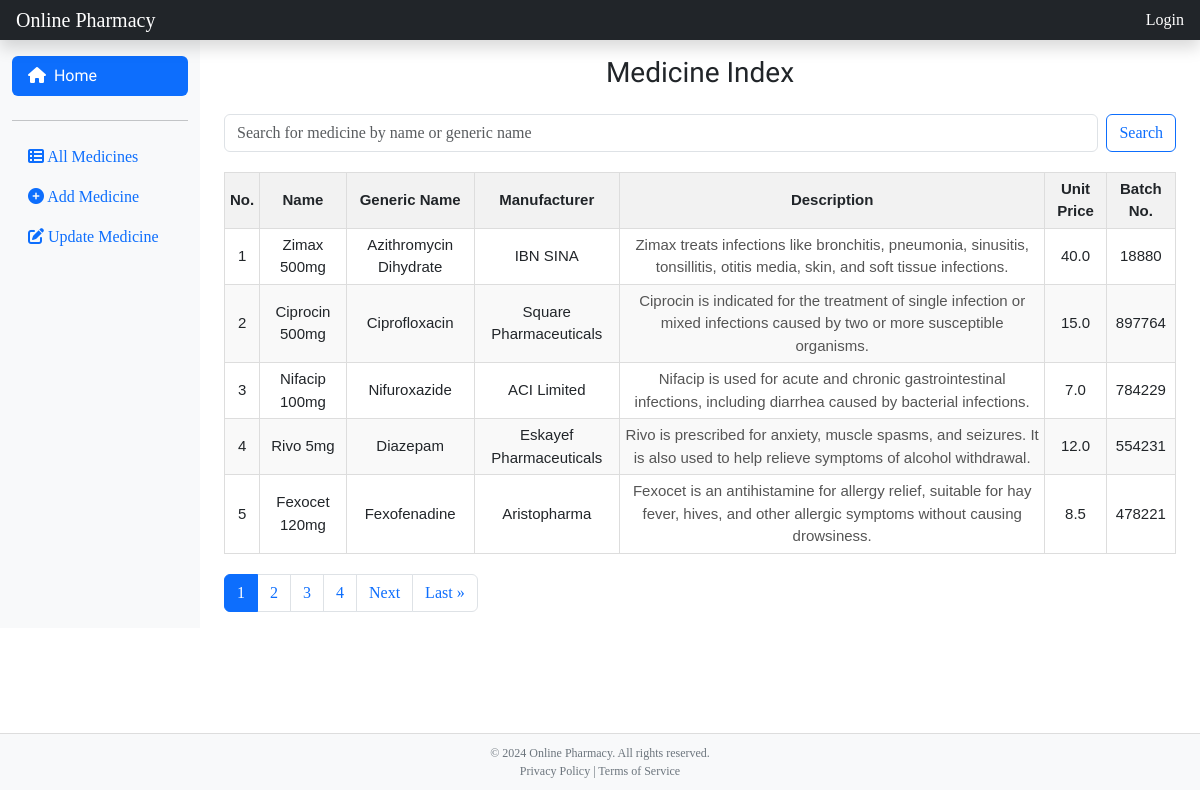
The page / on the database its author committed.
### medicine/models.py (models this page shows, shortened)
class Medicine(models.Model):
    name = models.CharField(max_length=100)
    generic_name = models.CharField(max_length=100)
    manufacturer = models.CharField(max_length=100)
    description = models.TextField()
    price = models.FloatField()
    batch_number = models.IntegerField()

### medicine/views.py (the view)
# urls.py: path('', IndexView.as_view(), name='index'),
class IndexView(View):
    def get(self, request):
        medicines = Medicine.objects.all()
        paginator = Paginator(medicines, 5)  # Show 5 medicines per page.
        user = request.user
        page_number = request.GET.get("page")
        page_obj = paginator.get_page(page_number)
        context = {
            'page_obj': page_obj,
            'user': user,
                   }
        return render(request, 'index.html', context)

### templates/index.html (shortened to what this page needs)
{% extends 'base.html' %}
{% load static %}
{% block content %}
    <main class="col-md-9 ms-sm-auto col-lg-10 px-md-4">
        <div class="pt-3">
            <h3 class="text-center mb-4">Medicine Index</h3>
            <div class="mb-3">
        <form class="d-flex" role="search" action="{% url 'search' %}" method="GET">
            <input class="form-control me-2" type="search" name="q" placeholder="Search for medicine by name or generic name" aria-label="Search">
            <button class="btn btn-outline-primary" type="submit">Search</button>
        </form>
            </div>
    <table>
        <thead>
            <tr>
                <th>No.</th>
                <th>Name</th>
                <th>Generic Name</th>
                <th>Manufacturer</th>
                <th>Description</th>
                <th>Unit Price</th>
                <th>Batch No.</th>
            </tr>
        </thead>
        <tbody>
            {% for medicine in page_obj %}
            <tr>
                <td>{{ forloop.counter }}</td>
                <td>{{ medicine.name }}</td>
                <td>{{ medicine.generic_name }}</td>
                <td>{{ medicine.manufacturer }}</td>
                <td><small>{{ medicine.description }}</small></td>
                <td>{{ medicine.price }}</td>
                <td>{{ medicine.batch_number }}</td>
            </tr>
            {% endfor %}
        </tbody>
    </table>
<div class="pagination">
    <nav aria-label="Page navigation">
        <ul class="pagination justify-content-center">
            {% for i in page_obj.paginator.page_range %}
                {% if i == page_obj.number %}
                    <li class="page-item active" aria-current="page">
                        <span class="page-link">{{ i }}</span>
                    </li>
                {% else %}
                    <li class="page-item">
                        <a class="page-link" href="?page={{ i }}">{{ i }}</a>
                    </li>
                {% endif %}
            {% endfor %}
            {% if page_obj.has_next %}
                <li class="page-item">
                    <a class="page-link" href="?page={{ page_obj.next_page_number }}" aria-label="Next">
                        <span aria-hidden="true">Next</span>
                    </a>
                </li>
                <li class="page-item">
                    <a class="page-link" href="?page={{ page_obj.paginator.num_pages }}" aria-label="Last">
                        <span aria-hidden="true">Last &raquo;</span>
                    </a>
                </li>
            {% endif %}
        </ul>
    </nav>
</div>
            </div>
        </main>
{% block footer %}
<footer style=" position: absolute; bottom: 10px; width: 100%; text-align: center; padding: 10px; background-color: #f8f9fa; border-top: 1px solid #ddd;">
    <p style="font-size: 12px; color: #6c757d; margin: 0;">&copy; 2024 Online Pharmacy. All rights reserved.</p>
    <p style="font-size: 12px; color: #6c757d; margin: 0;">Privacy Policy | Terms of Service</p>
</footer>
{% endblock %}
{% endblock %}

### medicine/static/css/main.css (style rules this page uses)
table { width: 100%; border-collapse: collapse; margin: 20px 0; font-family: Arial, sans-serif; font-size: 15px; }
th, td { padding: 5px; text-align: center; border: 1px solid #ddd; }
th { background-color: #f2f2f2; font-weight: bold; }
tr:nth-child(even) { background-color: #f9f9f9; }
small { font-size: 15px; color: #555; }

### templates/base.html (style rules this page uses)
body { font-family: 'Merriweather', serif; }
h3, .dashboard { font-family: 'Pattaya', sans-serif; }

### rows shown on the page
Medicine: name "Zimax 500mg", generic_name "Azithromycin Dihydrate", manufacturer "IBN SINA", description "Zimax treats infections like bronchitis, pneumonia, sinusitis, tonsillitis, otitis media, skin, and soft tissue infections.", price "40.0", batch_number "18880"
Medicine: name "Ciprocin 500mg", generic_name "Ciprofloxacin", manufacturer "Square Pharmaceuticals", description "Ciprocin is indicated for the treatment of single infection or mixed infections caused by two or more susceptible organisms.", price "15.0", batch_number "897764"
Medicine: name "Nifacip 100mg", generic_name "Nifuroxazide", manufacturer "ACI Limited", description "Nifacip is used for acute and chronic gastrointestinal infections, including diarrhea caused by bacterial infections.", price "7.0", batch_number "784229"
Medicine: name "Rivo 5mg", generic_name "Diazepam", manufacturer "Eskayef Pharmaceuticals", description "Rivo is prescribed for anxiety, muscle spasms, and seizures. It is also used to help relieve symptoms of alcohol withdrawal.", price "12.0", batch_number "554231"
Medicine: name "Fexocet 120mg", generic_name "Fexofenadine", manufacturer "Aristopharma", description "Fexocet is an antihistamine for allergy relief, suitable for hay fever, hives, and other allergic symptoms without causing drowsiness.", price "8.5", batch_number "478221"

### other values the page prints
{{ i }} "1"
{{ i }} "2" "3" "4"
